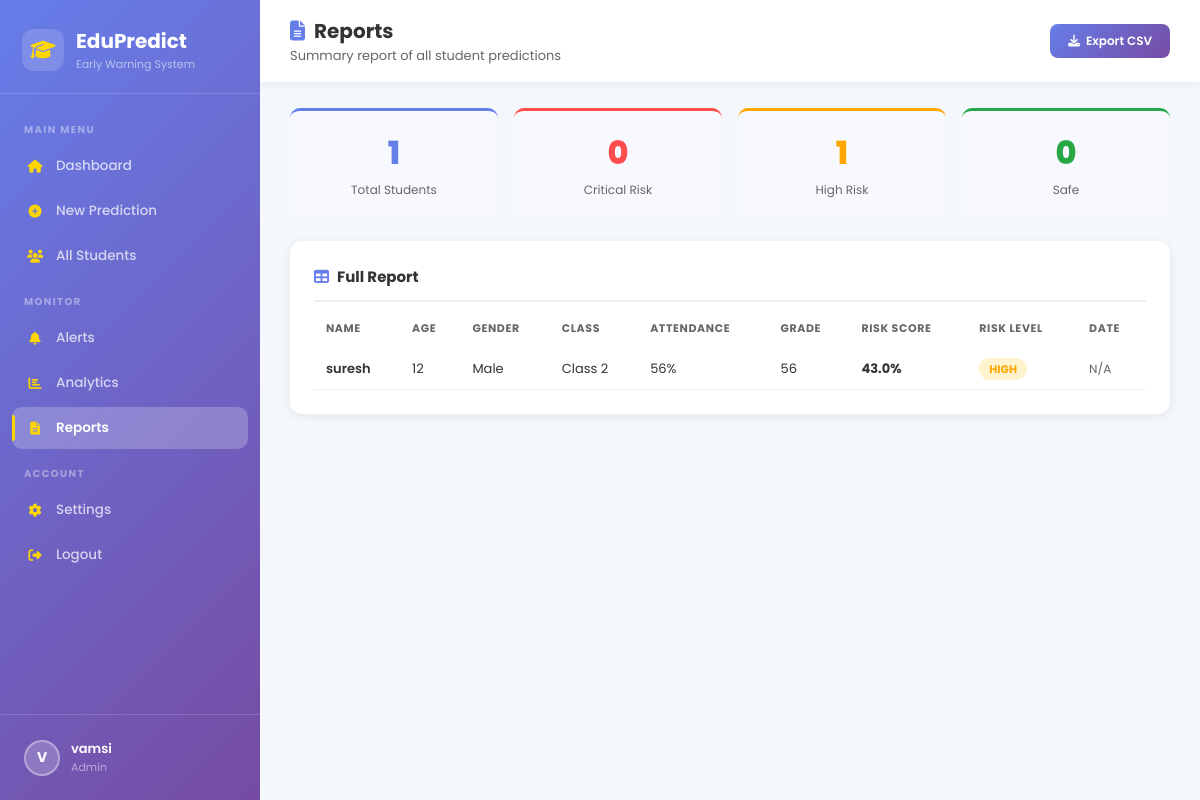
The app's page /reports (signed in), older data.
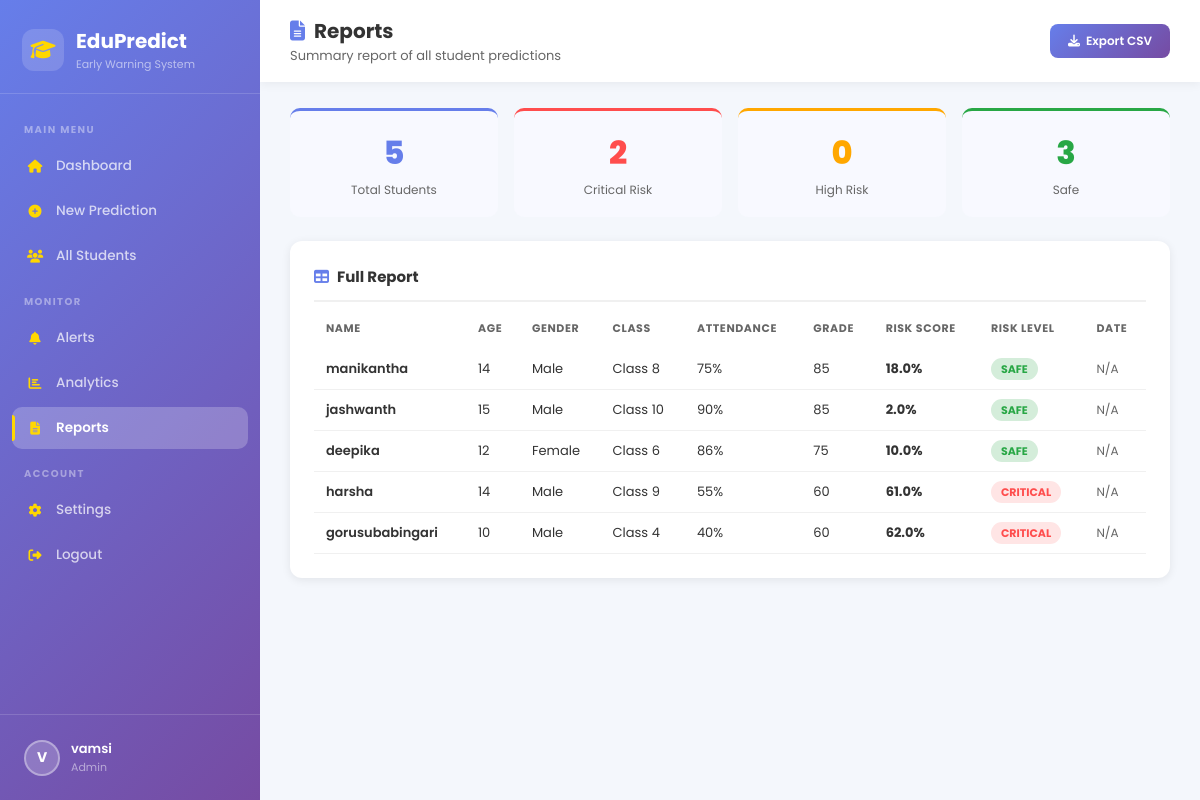
The same page, newer data.
### tables this page shows
CREATE TABLE students (
            user_id               INTEGER NOT NULL DEFAULT 1,
            "Sudent ID"           TEXT,
            "Name"                TEXT,
            "Gender"              TEXT,
            "Age"                 INTEGER,
            "Attendance"          INTEGER,
            "Class"               INTEGER,
            "Homework Completion" REAL,
            "Distance from School" INTEGER,
            "Parent Income Level" INTEGER,
            "Migration Risk"      INTEGER,
            "Student Intrest"     INTEGER,
            "Health Condition"    INTEGER,
            "Previous Year Grade" INTEGER,
            "Fomative Marks"      INTEGER,
            "Sumative Marks"      INTEGER,
            "Behaviour"           INTEGER,
            "Dropout Risk"        INTEGER,
            FOREIGN KEY (user_id) REFERENCES users(id)
        );

### app.py (the view)
@app.route("/reports")
@login_required
def reports():
    user = safe_current_user()
    stats, all_students = get_stats(session.get("user_id"))
    return render_template("reports.html", user=user, students=all_students, stats=stats)

### app.py (called while the page is built)
def get_db():
    conn = sqlite3.connect(DB, timeout=30, check_same_thread=False)
    conn.row_factory = sqlite3.Row
    return conn

def login_required(f):
    @wraps(f)
    def wrapped(*args, **kwargs):
        if "user_id" not in session:
            return redirect(url_for("login"))
        return f(*args, **kwargs)
    return wrapped

def current_user():
    if "user_id" not in session:
        return None
    try:
        conn = get_db()
        u    = conn.execute("SELECT * FROM users WHERE id=?",
                            (session["user_id"],)).fetchone()
        conn.close()
        if u:
            return dict(u)
    except Exception:
        pass
    session.clear()
    return None

def safe_current_user():
    u = current_user()
    if u:
        return u
    session.clear()
    return {"id": 0, "firstname": "Guest", "lastname": "", "email": "",
            "username": "guest", "role": "guest", "google_id": None}

### templates/reports.html (shortened to what this page needs)
<!DOCTYPE html>
<html lang="en">
<head>
<link rel="stylesheet" href="https://cdnjs.cloudflare.com/ajax/libs/font-awesome/6.4.0/css/all.min.css"/>
</head>
<body>
<aside class="sidebar">
  <div class="sb-logo">
    <div class="sb-logo-icon"><i class="fas fa-graduation-cap" style="color:var(--gold)"></i></div>
    <div><div class="sb-brand">EduPredict</div><div class="sb-sub">Early Warning System</div></div>
  </div>
  <div class="sb-body">
    <div class="sb-section">Main Menu</div>
    <a class="nav-item" href="/dashboard"><i class="fas fa-home"></i> <span>Dashboard</span></a>
    <a class="nav-item" href="/predict"><i class="fas fa-plus-circle"></i> <span>New Prediction</span></a>
    <a class="nav-item" href="/students"><i class="fas fa-users"></i> <span>All Students</span></a>
    <div class="sb-section">Monitor</div>
    <a class="nav-item" href="/alerts"><i class="fas fa-bell"></i> <span>Alerts</span></a>
    <a class="nav-item" href="/analytics"><i class="fas fa-chart-bar"></i> <span>Analytics</span></a>
    <a class="nav-item active" href="/reports"><i class="fas fa-file-alt"></i> <span>Reports</span></a>
    <div class="sb-section">Account</div>
    <a class="nav-item" href="/settings"><i class="fas fa-cog"></i> <span>Settings</span></a>
    <a class="nav-item" href="/logout"><i class="fas fa-sign-out-alt"></i> <span>Logout</span></a>
  </div>
  <div class="sb-foot">
    <div class="user-row">
      <div class="user-ava">{{ (user.firstname or 'U')[0]|upper }}</div>
      <div><div class="user-name">{{ user.firstname or '' }}</div><div class="user-role">{{ (user.role or 'teacher')|title }}</div></div>
    </div>
  </div>
</aside>
<div class="main">
  <div class="topbar">
    <div><h2><i class="fas fa-file-alt"></i>Reports</h2><p>Summary report of all student predictions</p></div>
    <button class="btn-export" onclick="exportCSV()"><i class="fas fa-download"></i> Export CSV</button>
  </div>
  <div class="page">
    <div class="summary-grid">
      <div class="s-box"><div class="s-val">{{ stats.total }}</div><div class="s-lbl">Total Students</div></div>
      <div class="s-box" style="border-color:#ff4d4d"><div class="s-val" style="color:#ff4d4d">{{ stats.CRITICAL }}</div><div class="s-lbl">Critical Risk</div></div>
      <div class="s-box" style="border-color:#ffa700"><div class="s-val" style="color:#ffa700">{{ stats.HIGH }}</div><div class="s-lbl">High Risk</div></div>
      <div class="s-box" style="border-color:#28a745"><div class="s-val" style="color:#28a745">{{ stats.SAFE }}</div><div class="s-lbl">Safe</div></div>
    </div>
    <div class="card">
      <div class="card-title">
        <span><i class="fas fa-table"></i> Full Report</span>
      </div>
      <table id="reportTable">
        <thead>
          <tr><th>Name</th><th>Age</th><th>Gender</th><th>Class</th><th>Attendance</th><th>Grade</th><th>Risk Score</th><th>Risk Level</th><th>Date</th></tr>
        </thead>
        <tbody>
          {% for s in students %}
          <tr>
            <td style="font-weight:600">{{ s.name }}</td>
            <td>{{ s.age or 'N/A' }}</td>
            <td>{{ s.gender or 'N/A' }}</td>
            <td>Class {{ s.class_level }}</td>
            <td>{{ s.attendance }}%</td>
            <td>{{ s.prev_grade }}</td>
            <td style="font-weight:700">{{ s.risk_score }}%</td>
            <td><span class="rbadge {{ s.risk_level }}">{{ s.risk_level }}</span></td>
            <td style="color:var(--muted);font-size:12px">{{ s.created_at[:10] if s.created_at else 'N/A' }}</td>
          </tr>
          {% endfor %}
        </tbody>
      </table>
    </div>
  </div>
</div>
</body>
</html>

Row changes from the older to the newer data that the page shows:
removed students: name "suresh", Age "12", Gender "Male", class_level "2", attendance "56", prev_grade "56", risk_score "43.0", risk_level "HIGH", created_at "N/A"
added students: name "manikantha", Age "14", Gender "Male", class_level "8", attendance "75", prev_grade "85", risk_score "18.0", risk_level "SAFE", created_at "N/A"
added students: name "jashwanth", Age "15", Gender "Male", class_level "10", attendance "90", prev_grade "85", risk_score "2.0", risk_level "SAFE", created_at "N/A"
added students: name "deepika", Age "12", Gender "Female", class_level "6", attendance "86", prev_grade "75", risk_score "10.0", risk_level "SAFE", created_at "N/A"
added students: name "harsha", Age "14", Gender "Male", class_level "9", attendance "55", prev_grade "60", risk_score "61.0", risk_level "CRITICAL", created_at "N/A"
added students: name "gorusubabingari", Age "10", Gender "Male", class_level "4", attendance "40", prev_grade "60", risk_score "62.0", risk_level "CRITICAL", created_at "N/A"
Text that changed along with them:
{{ stats.total }}: "1" → "5"
{{ stats.CRITICAL }}: "0" → "2"
{{ stats.HIGH }}: "1" → "0"
{{ stats.SAFE }}: "0" → "3"
